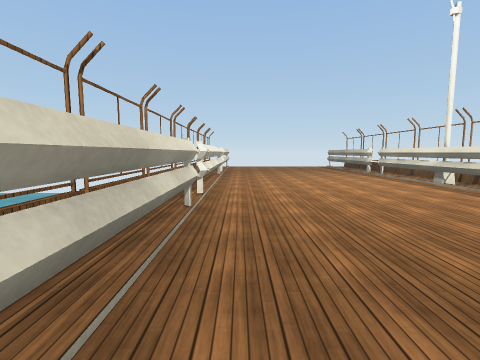
[1] (above)

17 first-person views from a walk through a Unity game level. The camera is 1.5 m above the floor, tilts 6° down and sees 85° across. The floor is counted in squares, 2 m on a side. Each view is taken from the middle of a square. On the plan, view 1 faces up. The plan holds only what a view shows up to about 9 squares ahead; the rest is blank. The place goes on beyond the plan. The player is left out. Some surface patterns are stand-ins.

[2]
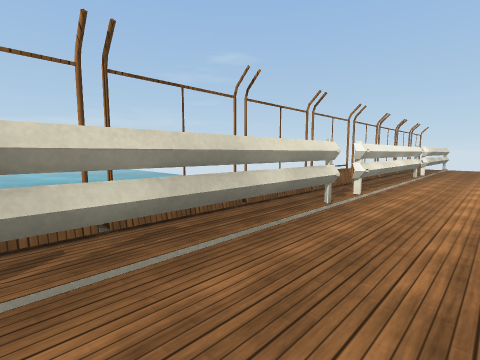

[3]
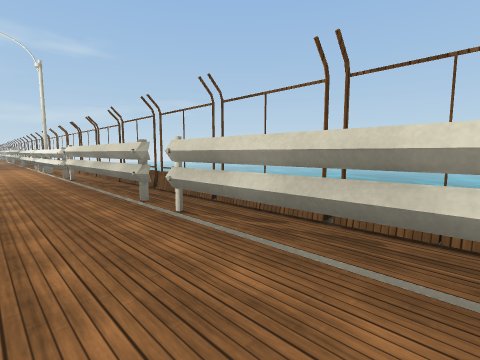

[4]
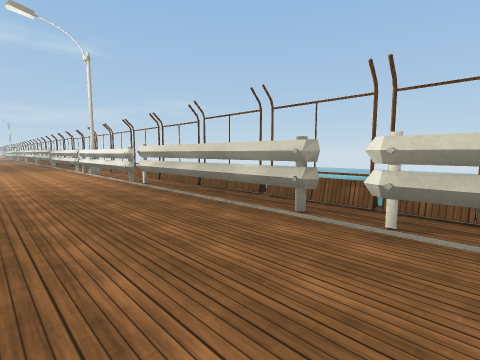

[5]
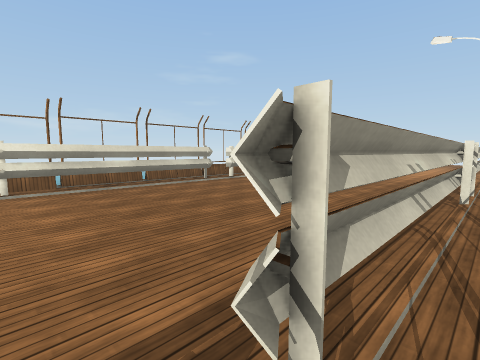

[6]
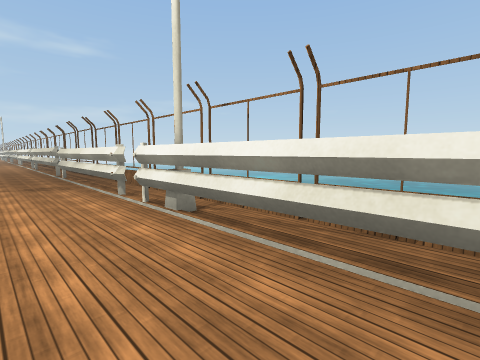

[7]
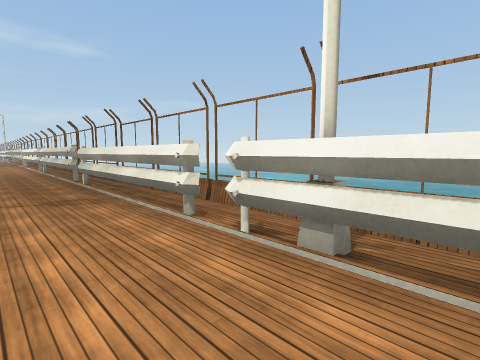

[8]
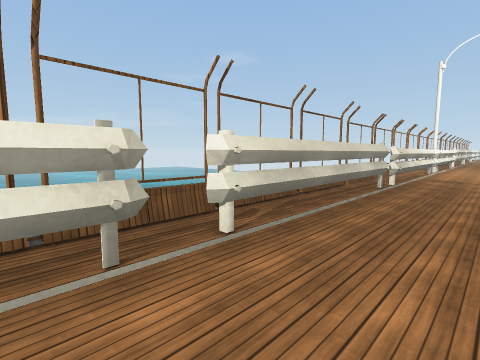

[9]
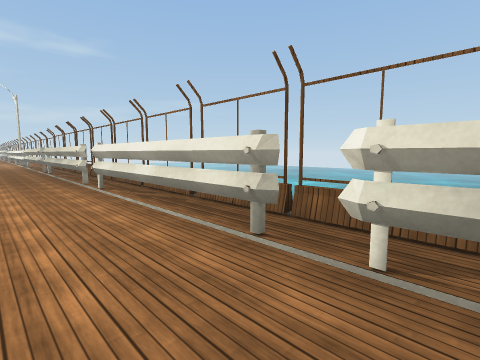

[10]
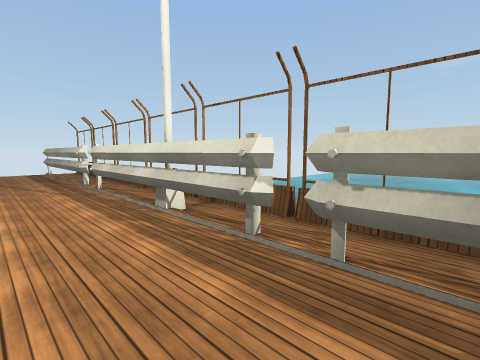

[11]
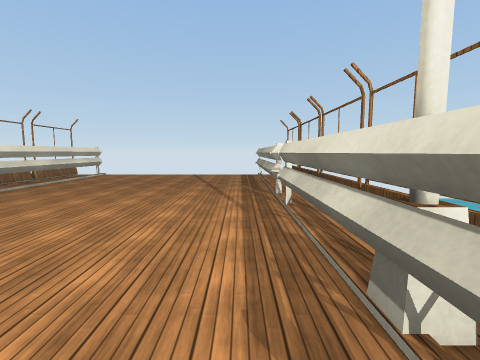

[12]
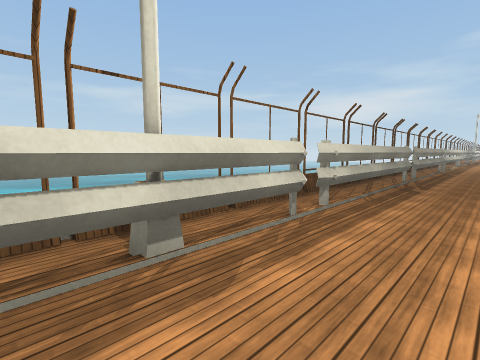

[13]
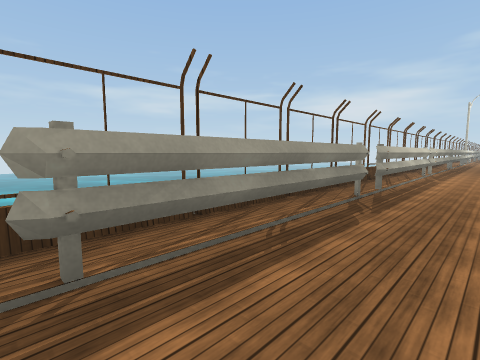

[14]
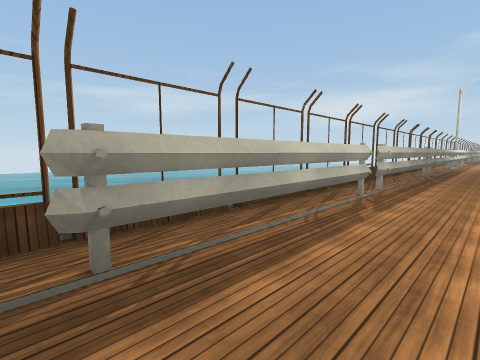

[15]
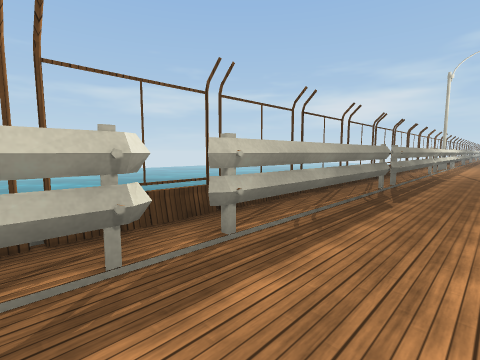

[16]
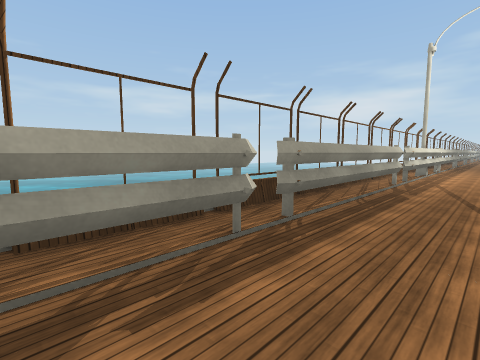

[17]
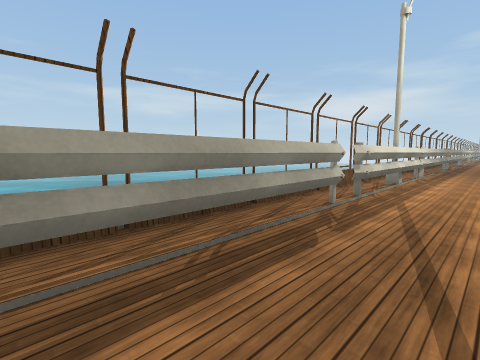

### Floor plan
Points are (right, up) in squares from view 1. A wall is a line through its corners. A room is listed if a view was taken in it or the views show most of it. See-through windows are left out.
Room 1 (views 1, 2, 3, 4, 6, 7, 8, 9, 10, 11, 12, 13, 14, 15, 16, 17)
walls: (-0.6, -6.4) (-0.6, -10.7); (4.6, -5.5) (4.6, -1.1); (4.6, -10.8) (4.6, -6.4); (-0.6, -11.4) (-0.6, -15.7); (-0.6, -1.5) (-0.6, -5.9); (4.6, -0.5) (4.6, 3.9); (4.6, -15.8) (4.6, -11.4); (-0.6, -16.2) (-0.6, -20.6); (-0.6, 3.5) (-0.6, -0.9); (4.6, 4.4) (4.6, 8.7); (4.6, -20.6) (4.6, -16.3); (-0.6, -21.2) (-0.6, -25.5); (-0.6, 8.6) (-0.6, 4.4); (4.6, 9.4) (4.6, 11.5); (-0.6, 11.5) (-0.6, 9.4); (4.6, -25.5) (4.6, -21.3)
ways out: opening at (5, -21) to room 2; opening at (5, -16) to room 2; opening at (5, -11) to room 2; opening at (5, -6) to room 2; opening at (5, 9) to room 2; opening at (-1, -21); opening at (-1, -16); opening at (-1, -11); opening at (-1, 4); opening at (-1, 9); gap at (-1, -6)
Room 2 (view 5)
walls: (4.6, -1.1) (4.6, -5.5)
ways out: opening at (5, -21) to room 1; opening at (5, -16) to room 1; opening at (5, -11) to room 1; opening at (5, -6) to room 1; opening at (5, 9) to room 1
objects: other object (6, -25); other object (6, -24); other object (6, -23) to (6, -22); other object (6, -21) to (6, -20); other object (6, -19) to (6, -18); other object (6, -17) to (6, -16); other object (6, -15) to (6, -14); other object (6, -13) to (6, -12); other object (6, -11); other object (6, -10) to (6, -9); other object (6, -8) to (6, -7); other object (6, -6) to (6, -5); other object (6, -4) to (6, -3); other object (6, -2) to (6, -1); other object (6, 0) to (6, 1); other object (6, 2); other object (6, 3) to (6, 4); other object (6, 5) to (6, 6); other object (6, 7) to (6, 8); other object (6, 9) to (6, 10); other object (6, 11)

Positions as (right, up) in squares from view 1, and headings:
1: (0, 0), facing up
2: (1, 0), facing up-left
3: (1, 2), facing down-left
4: (2, 0), facing down-left
5: (5, -6), facing up-left
6: (1, -7), facing down-left
7: (1, -9), facing down-left
8: (1, -22), facing up-left
9: (1, -20), facing down-left
10: (3, 3), facing up-right
11: (4, 5), facing up
12: (3, 7), facing down-right
13: (3, -1), facing down-right
14: (3, -6), facing down-right
15: (3, -10), facing down-right
16: (3, -14), facing down-right
17: (3, -17), facing down-right
